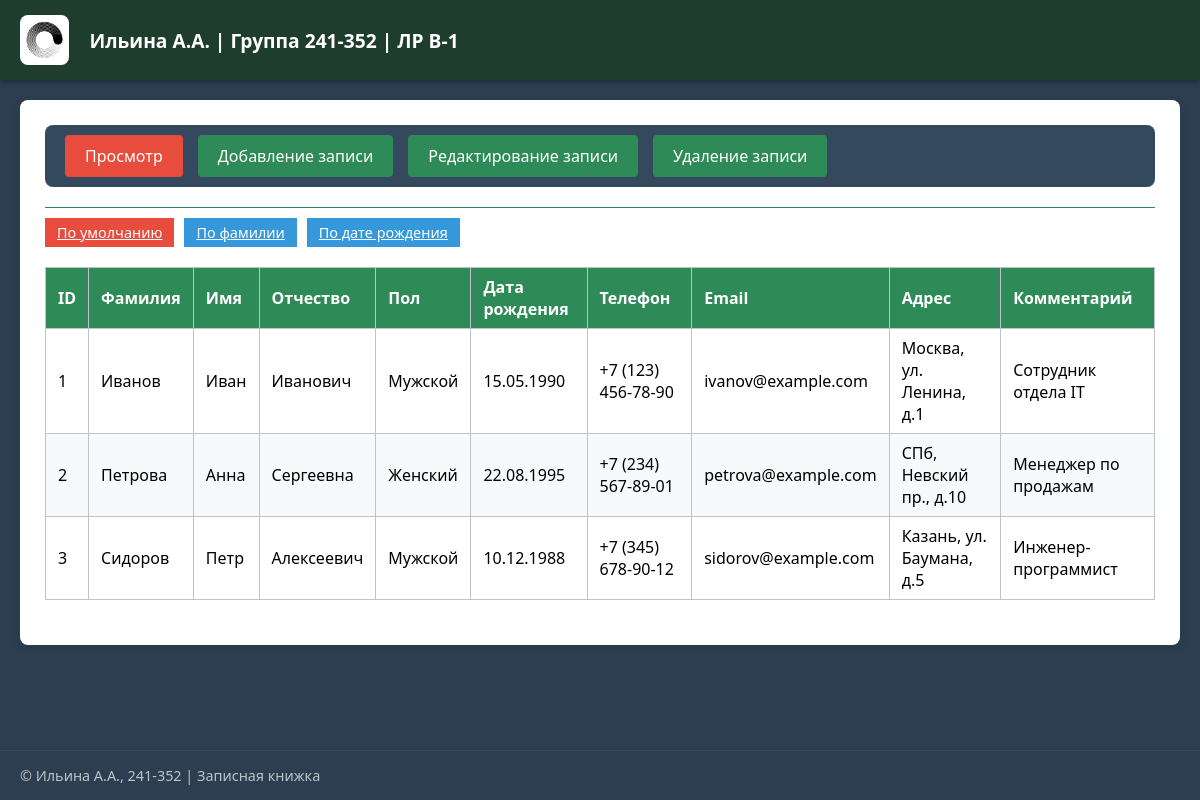
Screenshot of /LabB-1/index.php with the database file from the repository.
### tables this page shows
CREATE TABLE IF NOT EXISTS contacts (
    id INT AUTO_INCREMENT PRIMARY KEY,
    surname VARCHAR(100) NOT NULL,
    name VARCHAR(100) NOT NULL,
    patronymic VARCHAR(100),
    gender ENUM('m', 'f') DEFAULT 'm',
    birth_date DATE,
    phone VARCHAR(20),
    email VARCHAR(100),
    address VARCHAR(255),
    comment TEXT,
    created_at TIMESTAMP DEFAULT CURRENT_TIMESTAMP
);

### LabB-1/viewer.php (the view, shortened to what this page needs)
<?php
class Viewer {
    private $host = 'localhost';
    private $user = 'labuser';
    private $password = 'labpass';
    private $dbname = 'notebook';
    private $conn;
    public function __construct() {
        $this->conn = new mysqli($this->host, $this->user, $this->password, $this->dbname);
        $this->conn->set_charset('utf8');
    }
    public function getContactsList($sort = 'byid', $page = 0) {
        $recordsPerPage = 10;
        switch ($sort) {
            default:
                $orderBy = 'id';
        }
        $countResult = $this->conn->query("SELECT COUNT(*) as total FROM contacts");
        $totalRecords = $countResult->fetch_assoc()['total'];
        $totalPages = ceil($totalRecords / $recordsPerPage);
        $offset = $page * $recordsPerPage;
        $sql = "SELECT * FROM contacts ORDER BY $orderBy LIMIT $offset, $recordsPerPage";
        $result = $this->conn->query($sql);
        $html = '<table class="data-table">';
        $html .= '<thead>';
        $html .= '<tr>';
        $html .= '<th>ID</th>';
        $html .= '<th>Фамилия</th>';
        $html .= '<th>Имя</th>';
        $html .= '<th>Отчество</th>';
        $html .= '<th>Пол</th>';
        $html .= '<th>Дата рождения</th>';
        $html .= '<th>Телефон</th>';
        $html .= '<th>Email</th>';
        $html .= '<th>Адрес</th>';
        $html .= '<th>Комментарий</th>';
        $html .= '</tr>';
        $html .= '</thead>';
        $html .= '<tbody>';
        while ($row = $result->fetch_assoc()) {
            $gender = $row['gender'] == 'm' ? 'Мужской' : 'Женский';
            $birthDate = date('d.m.Y', strtotime($row['birth_date']));
            $html .= '<tr>';
            $html .= '<td>' . $row['id'] . '</td>';
            $html .= '<td>' . htmlspecialchars($row['surname']) . '</td>';
            $html .= '<td>' . htmlspecialchars($row['name']) . '</td>';
            $html .= '<td>' . htmlspecialchars($row['patronymic']) . '</td>';
            $html .= '<td>' . $gender . '</td>';
            $html .= '<td>' . $birthDate . '</td>';
            $html .= '<td>' . htmlspecialchars($row['phone']) . '</td>';
            $html .= '<td>' . htmlspecialchars($row['email']) . '</td>';
            $html .= '<td>' . htmlspecialchars($row['address']) . '</td>';
            $html .= '<td>' . htmlspecialchars($row['comment']) . '</td>';
            $html .= '</tr>';
        }
        $html .= '</tbody>';
        $html .= '</table>';
        return $html;
    }
}
?>

### LabB-1/index.php (shortened to what this page needs)
<!DOCTYPE html>
<html lang="ru">
<head>
    <link rel="stylesheet" href="styles.css">
</head>
<body>
    <header>
        <div class="header-content">
            <img src="logo.png" alt="Логотип университета" class="logo">
            <span class="header-title">Ильина А.А. | Группа 241-352 | ЛР В-1</span>
        </div>
    </header>
    <div class="container">
        <div class="content-card">
            <?php
            require 'menu.php';
            $page = isset($_GET['p']) ? $_GET['p'] : 'viewer';
            if ($page == 'viewer') {
                include 'viewer.php';
                $viewer = new Viewer();
                echo $viewer->getContactsList(
                    isset($_GET['sort']) ? $_GET['sort'] : 'byid',
                    isset($_GET['pg']) ? (int)$_GET['pg'] : 0
                );
            } elseif ($page == 'add') {
                include 'add.php';
            } elseif ($page == 'edit') {
                include 'edit.php';
            } elseif ($page == 'delete') {
                include 'delete.php';
            } else {
                echo '<div class="message-error">Ошибка: неизвестный раздел</div>';
            }
            ?>
        </div>
    </div>
    <footer>
        <div class="footer-content">
            <div class="footer-info">
                © Ильина А.А., 241-352 | Записная книжка
            </div>
        </div>
    </footer>
</body>
</html>

### LabB-1/menu.php (shortened to what this page needs)
<?php
function renderMenu() {
    $currentPage = isset($_GET['p']) ? $_GET['p'] : 'viewer';
    $currentSort = isset($_GET['sort']) ? $_GET['sort'] : 'byid';
    $html = '<div id="menu">';
    $html .= '<a href="?p=viewer"';
    if ($currentPage == 'viewer') {
        $html .= ' class="selected"';
    }
    $html .= '>Просмотр</a>';
    $html .= '<a href="?p=add"';
    $html .= '>Добавление записи</a>';
    $html .= '<a href="?p=edit"';
    $html .= '>Редактирование записи</a>';
    $html .= '<a href="?p=delete"';
    $html .= '>Удаление записи</a>';
    $html .= '</div>';
    if ($currentPage == 'viewer') {
        $html .= '<div id="submenu">';
        $html .= '<a href="?p=viewer&sort=byid"';
        if ($currentSort == 'byid') {
            $html .= ' class="selected"';
        }
        $html .= '>По умолчанию</a>';
        $html .= '<a href="?p=viewer&sort=fam"';
        $html .= '>По фамилии</a>';
        $html .= '<a href="?p=viewer&sort=birth"';
        $html .= '>По дате рождения</a>';
        $html .= '</div>';
    }
    return $html;
}
echo renderMenu();
?>

### LabB-1/styles.css (style rules this page uses)
* { margin: 0; padding: 0; box-sizing: border-box; }
html, body { height: 100%; font-family: 'Segoe UI', Arial, sans-serif; background-color: #2c3e50; }
body { display: flex; flex-direction: column; min-height: 100vh; }
header { flex-shrink: 0; background-color: #1e3d2c; color: white; padding: 15px 20px; box-shadow: 0 2px 5px rgba(0,0,0,0.3); width: 100%; }
.header-content { display: flex; align-items: center; gap: 20px; }
.logo { height: 50px; width: auto; background: white; padding: 5px; border-radius: 8px; }
.header-title { font-size: 1.2rem; font-weight: bold; }
.container { flex: 1; max-width: 1200px; margin: 20px auto; width: 100%; padding: 0 20px; }
.content-card { background: white; padding: 25px; border-radius: 8px; box-shadow: 0 2px 10px rgba(0,0,0,0.1); }
#menu { background-color: #34495e; padding: 10px 20px; border-radius: 8px; margin-bottom: 20px; display: flex; gap: 15px; flex-wrap: wrap; }
#menu a { background-color: #2e8b57; color: white; padding: 10px 20px; text-decoration: none; border-radius: 4px; transition: all 0.3s; }
#menu a.selected { background-color: #e74c3c; }
#submenu { margin-top: 10px; padding-top: 10px; border-top: 1px solid #2e8b57; display: flex; gap: 10px; flex-wrap: wrap; }
#submenu a { background-color: #3498db; color: white; padding: 5px 12px; font-size: 0.9rem; }
#submenu a.selected { background-color: #e74c3c; }
.data-table { width: 100%; border-collapse: collapse; margin: 20px 0; }
.data-table th, .data-table td { border: 1px solid #bdc3c7; padding: 8px 12px; text-align: left; }
.data-table th { background-color: #2e8b57; color: white; }
.data-table tr:nth-child(even) { background-color: #f8f9fa; }
footer { flex-shrink: 0; background-color: #2c3e50; color: #bdc3c7; padding: 15px 20px; margin-top: 20px; text-align: center; font-size: 0.9rem; border-top: 1px solid #34495e; }
.footer-content { max-width: 1200px; margin: 0 auto; display: flex; justify-content: space-between; align-items: center; }

### rows the page displays
contacts: id "1", surname "Иванов", name "Иван", patronymic "Иванович", gender "Мужской", birth_date "15.05.1990", phone "+7 (123) 456-78-90", email "ivanov@example.com", address "Москва, ул. Ленина, д.1", comment "Сотрудник отдела IT"
contacts: id "2", surname "Петрова", name "Анна", patronymic "Сергеевна", gender "Женский", birth_date "22.08.1995", phone "+7 (234) 567-89-01", email "petrova@example.com", address "СПб, Невский пр., д.10", comment "Менеджер по продажам"
contacts: id "3", surname "Сидоров", name "Петр", patronymic "Алексеевич", gender "Мужской", birth_date "10.12.1988", phone "+7 (345) 678-90-12", email "sidorov@example.com", address "Казань, ул. Баумана, д.5", comment "Инженер-программист"
